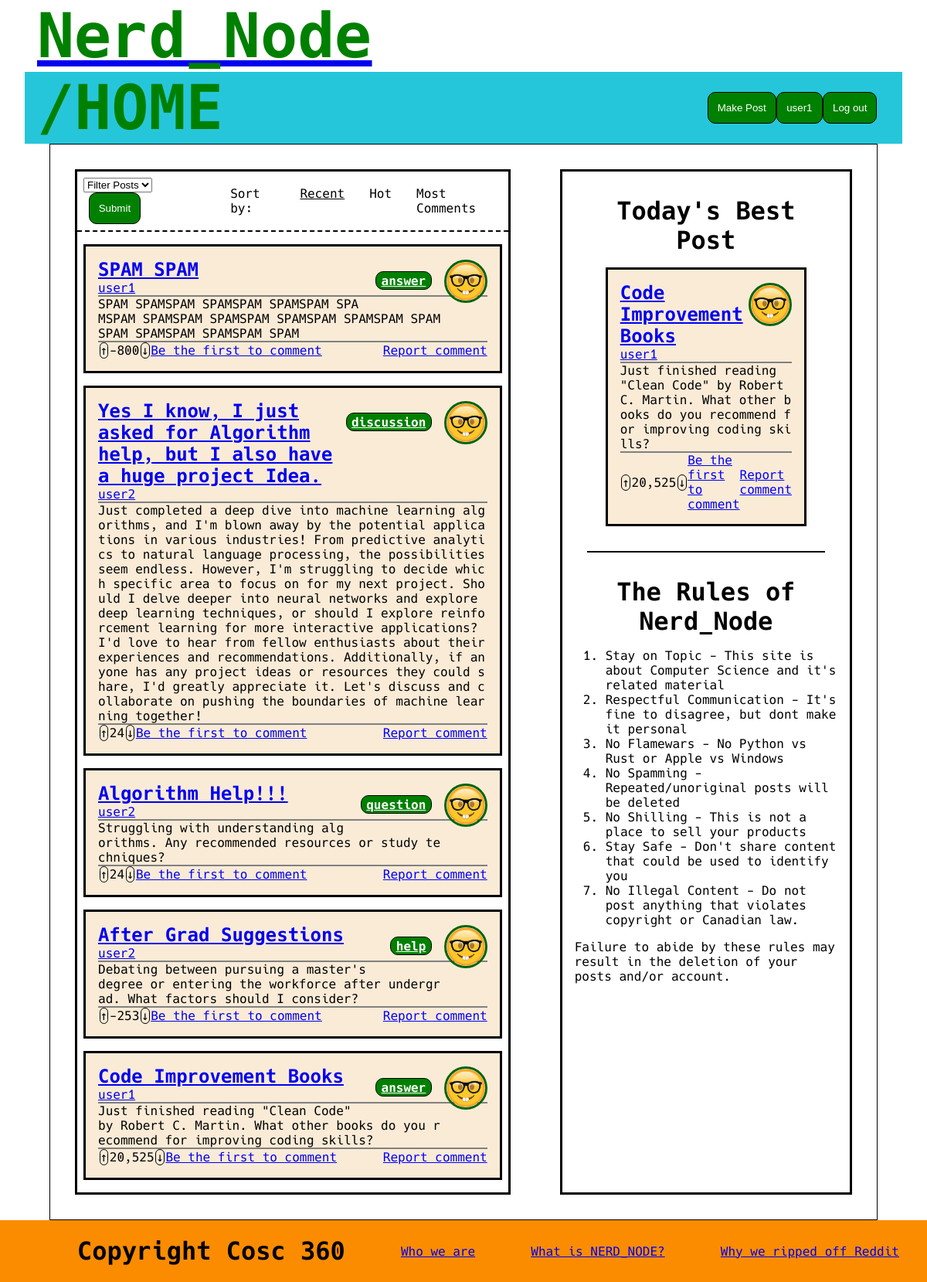
The page / (signed in) on the database its author committed.
### tables this page shows
CREATE TABLE post (
	id int AUTO_INCREMENT,
	title varchar(255),
    poster int,
    content TEXT(65535),
    likes int,
    reported boolean,
    sku varchar(255),
    PRIMARY KEY (id),
    FOREIGN KEY (poster) REFERENCES siteUser(id) ON DELETE CASCADE
);

CREATE TABLE siteUser (
	id int AUTO_INCREMENT,
	username varchar(255) UNIQUE,
	password varchar(255),
    email varchar(255) UNIQUE,
    profilePicture varchar(255),
    isAdmin boolean,
    isDisabled boolean,
    PRIMARY KEY (id)
);

### src/loadPosts.php (called while the page is built, shortened)
<?php
$host = DBHOST;
$database = DBNAME;
$user = DBUSER;
$pass = DBPASS;
$connection = new mysqli($host, $user, $pass, $database, "3306");
include "getQueries.php";
$where = '';
$sql = "SELECT post.id, post.title, siteUser.username, siteUser.profilePicture, post.sku, post.content,
               post.likes, COUNT(comment.id) AS comments, (ABS(post.likes)) AS heat, GROUP_CONCAT(postTag.tagName) AS tags
        FROM (post JOIN siteUser ON post.poster = siteUser.id)
             LEFT JOIN comment ON comment.originalPost = post.id
             LEFT JOIN postTag ON postTag.postId = post.id
        WHERE siteUser.isDisabled = false $where
        GROUP BY post.id $orderBy";
$posts = array();
$stmt = $connection->prepare($sql);
if($stmt->execute()) {
    $result = $stmt->get_result();
};
?>

### src/getQueries.php (called while the page is built, shortened)
<?php
switch ($_GET['o'] ?? '') {
    default:
        $orderBy = ' ORDER BY id DESC';
        break;
}
?>

### src/renderPosts.php (the view, shortened to what this page needs)
<?php
include_once "renderProfilePicture.php";
function renderPost($post, $isAdmin, $addTag) {
    $username = $post['author'];
    $commentText = $post['commentCount'] ? "Leave a comment (".$post['commentCount'].")" : "Be the first to comment";
    $tags = $post['tags'][0] ?? "NAN";
    echo "<div class=\"post\">";
    renderProfilePicture($username, $post['pfp']);
    if($addTag) {
        echo "<a href='".SITEROOT."?tag=".$tags."' class='tags'>".$tags."</a>";
    }
    echo "<h3>
            <a href='".SITEROOT."node?title=".$post['sku']."'>".$post['title']."</a>
    </h3>
    <p>";
    echo "<a href='".SITEROOT."nerd?username=".$username."'>".$username."</a>
    </p>
    <p>".$post['content']."
    </p>
    <div class='interactionBar'>
        <div class='arrow' onclick='upvote(".$post['id'].", 5)'> &uarr; </div>
        <div id='post-".$post['id']."'>".$post['likes']." </div>
        <div class='arrow' onclick='downvote(".$post['id'].", 2)'> &darr; </div>
        <div>
            <a href='".SITEROOT."node?title=".$post['sku']."'>".$commentText."</a>
        </div>
        <div class='spacer'></div>";
    if(isset($_SESSION['sessionUserId'])){
        if(!$isAdmin)
            echo "<div class='report' id='rep-".$post['id']."' onclick='report(".$post['id'].", 2)'> Report comment</div>";
    }
    echo "</div></div>";
}
?>

### src/index.php (shortened to what this page needs)
<?php
include_once "loadPosts.php";
include_once "renderPosts.php";
include_once "renderProfilePicture.php";
?>
<!DOCTYPE html>
<html lang="en">
    <head>
        <link rel="stylesheet" href="public/css/reset.css">
        <link rel="stylesheet" href="public/css/home.css">
        <link rel="stylesheet" href="public/font/hack.css">
    </head>
    <body>
        <header>
            <?php include "components/headerBar.php"; ?>
        </header>
        <main>
            <div class="center">
                <div class="searchBar">
                    <form>
                        <select id="tag" name="tag">
                            <option value="">Filter Posts</option>
                        </select>
                        <input type="submit" id="submit">
                    </form>
                    <div class="sorter">
                        <ul>
                            <li>Sort by:</li>
                            <li>
                                <a href="<?php echo SITEROOT;?>?o=recent" id="sortedBy">Recent</a>
                            </li>
                            <li>
                                <a href="<?php echo SITEROOT;?>?o=hot">Hot</a>
                            </li>
                            <li>
                                <a href="<?php echo SITEROOT;?>?o=comments">Most Comments</a>
                            </li>
                        </ul>
                    </div>
                </div>
                <?php
                if($posts) {
                    foreach($posts as $post) {
                        renderPost($post, isset($_SESSION["isAdmin"]), true);
                    }
                } else {
                    echo "There are no posts available...";
                }
                ?>
            </div>
            <?php include "components/sidebar.php"; ?>
        </main>
        <?php include "components/footer.php"; ?>
    </body>
</html>

### src/renderProfilePicture.php
<?php
function renderProfilePicture($username, $picture) {
    echo "<img class='pfp' src='".SITEROOT."public/images/profiles/$picture' alt='$username\'s profile picture' width='50' height='50'>";
}
?>

### src/public/css/home.css (style rules this page uses)
html { font-family: "Hack"; }
header { padding: 0em 2em; }
.center { flex: 1; }
.center, .sidebar, .post { border: medium solid black; }
.sidebar div { padding:1em; }
.center, .sidebar { margin: 2em 2em; }
main { display: flex; height:auto; min-height:80vh; margin: 0em 4em; }
.post { background-color:antiquewhite; margin:1em 0.5em; padding:1em; }
.post p { border-bottom: 2px solid grey; word-break: break-all; }
.post .interactionBar { display:flex; align-items: center; justify-content: space-evenly; }
.post div { padding: 0em; }
#bestPost .post { max-height: 50%; }
#submit { background-color: green; color: white; padding: 0.9em 0.9em 0.9em 0.9em; border-radius: 10px; border: 1px solid black; }
.searchBar { display:flex; border-bottom: 2px dashed black; }
.searchBar form, .searchBar .sorter { padding:0.5em; margin:auto; }
form input { margin:0em 0.5em; }
.sorter ul { list-style-type: none; display: flex; }
.sorter li { margin: 0em 1em; }
.sorter a { color: black; text-decoration: none; }
.sorter a:hover, .sorter #sortedBy { text-decoration: underline; }
h3 { font-size:1.5em; font-weight:bold; }
form #submit { cursor:pointer; }
main { border: 1px solid black; }
.pfp { border: 3px solid darkgreen; border-radius: 50%; float: right; margin-bottom: 1em; margin-top: 1em; }
.interactionBar .arrow { border-radius: 10px; margin: 0px 0.1em; border: 1px solid black; cursor:pointer; }
.report { color: blue; text-decoration: underline; cursor:pointer; }
.tags { padding: 0.1em 0.4em; border-radius: 10px; border: 0.1em solid black; color: white; font-weight: bold; margin: 1em 1em; background-color: green; }

### src/renderPosts.php (style rules this page uses)
.post { position: relative; }
.tags { float:right; right: 0.1em; }
.pfp { position: relative; width: 50px; bottom: 15px; }

### rows shown on the page
post: poster.profilePicture (placeholder picture), tags "answer", title "SPAM SPAM", poster.username "user1", content "SPAM SPAMSPAM SPAMSPAM SPAMSPAM SPAMSPAM SPAMSPAM SPAMSPAM SPAMSPAM SPAMSPAM SPAMSPAM SPAMSPAM SPAMSPAM SPAM", likes "-800", commentText "Be the first to comment"
post: poster.profilePicture (placeholder picture), tags "discussion", title "Yes I know, I just asked for Algorithm help, but I also have a huge project Idea.", poster.username "user2", content "Just completed a deep dive into machine learning algorithms, and I'm blown away by the potential applications in various industries! From predictive analytics to natural language processing, the possibilities seem endless. However, I'm struggling to decide which specific area to focus on for my next project. Should I delve deeper into neural networks and explore deep learning techniques, or should I explore reinforcement learning for more interactive applications? I'd love to hear from fellow enthusiasts about their experiences and recommendations. Additionally, if anyone has any project ideas or resources they could share, I'd greatly appreciate it. Let's discuss and collaborate on pushing…", likes "24", commentText "Be the first to comment"
post: poster.profilePicture (placeholder picture), tags "question", title "Algorithm Help!!!", poster.username "user2", content "Struggling with understanding algorithms. Any recommended resources or study techniques?", likes "24", commentText "Be the first to comment"
post: poster.profilePicture (placeholder picture), tags "help", title "After Grad Suggestions", poster.username "user2", content "Debating between pursuing a master's degree or entering the workforce after undergrad. What factors should I consider?", likes "-253", commentText "Be the first to comment"
post: poster.profilePicture (placeholder picture), tags "answer", title "Code Improvement Books", poster.username "user1", content "Just finished reading \"Clean Code\" by Robert C. Martin. What other books do you recommend for improving coding skills?", likes "20,525", commentText "Be the first to comment"

### other values the page prints
$url "/HOME"
$_SESSION["sessionUsername"] "user1"
$post['title'] "Code Improvement Books"
$username "user1"
$post['content'] "Just finished reading \"Clean Code\" by Robert C. Martin. What other books do you recommend for improving coding skills?"
$post['likes'] "20,525"
$commentText "Be the first to comment"
